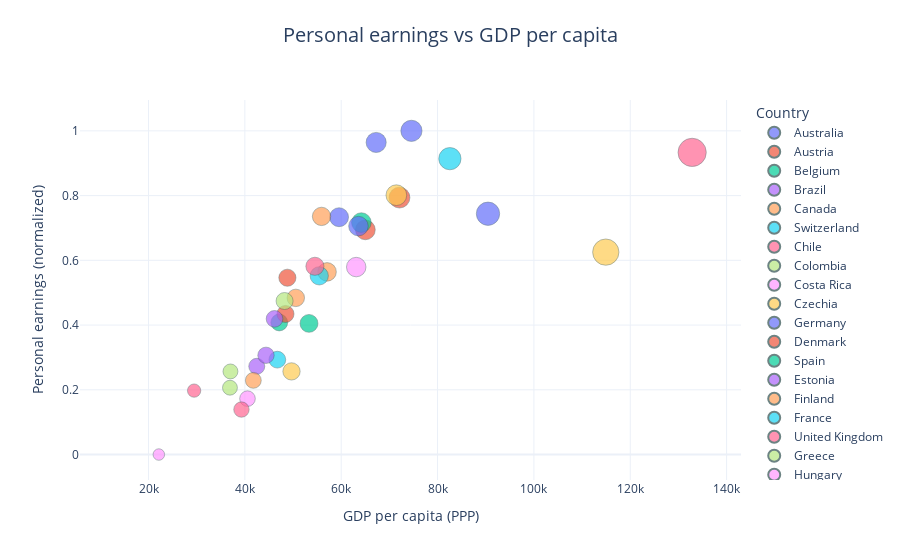

Notebook code for this chart:
### Code cell
px.scatter(avgind, x='gdp', y='norm_Personal earnings', size='gdp', color='country_name_g',
           hover_name=avgind.index, title='Personal earnings vs GDP per capita',
           labels={'norm_Personal earnings': 'Personal earnings (normalized)', 'gdp': 'GDP per capita (PPP)'},
           color_continuous_scale=px.colors.sequential.Plasma,
           template='plotly_white').update_traces(marker=dict(line=dict(width=0.5, color='DarkSlateGrey'))).update_layout(
    xaxis_title='GDP per capita (PPP)',
    yaxis_title='Personal earnings (normalized)',
    legend_title='Country',
    title_x=0.5,
    title_y=0.95,
    title_font=dict(size=20),
    font=dict(size=12)
).show()

### Figure 1 — Plotly figure (JSON) as saved in the notebook; plotly's stock layout.template omitted (floating-point values rounded to 4 significant figures)
{"data": [{"hovertemplate": "<b>%{hovertext}</b><br><br>country_name_g=Australia<br>GDP per capita (PPP)=%{marker.size}<br>Personal earnings (normalized)=%{y}<extra></extra>", "hovertext": ["AUS"], "legendgroup": "Australia", "marker": {"color": "#636efa", "line": {"color": "DarkSlateGrey", "width": 0.5}, "size": [59550.0], "sizemode": "area", "sizeref": 332.1, "symbol": "circle"}, "mode": "markers", "name": "Australia", "orientation": "v", "showlegend": true, "type": "scatter", "x": [59550.0], "xaxis": "x", "y": [0.7332], "yaxis": "y"}, {"hovertemplate": "<b>%{hovertext}</b><br><br>country_name_g=Austria<br>GDP per capita (PPP)=%{marker.size}<br>Personal earnings (normalized)=%{y}<extra></extra>", "hovertext": ["AUT"], "legendgroup": "Austria", "marker": {"color": "#EF553B", "line": {"color": "DarkSlateGrey", "width": 0.5}, "size": [65020.0], "sizemode": "area", "sizeref": 332.1, "symbol": "circle"}, "mode": "markers", "name": "Austria", "orientation": "v", "showlegend": true, "type": "scatter", "x": [65020.0], "xaxis": "x", "y": [0.6941], "yaxis": "y"}, {"hovertemplate": "<b>%{hovertext}</b><br><br>country_name_g=Belgium<br>GDP per capita (PPP)=%{marker.size}<br>Personal earnings (normalized)=%{y}<extra></extra>", "hovertext": ["BEL"], "legendgroup": "Belgium", "marker": {"color": "#00cc96", "line": {"color": "DarkSlateGrey", "width": 0.5}, "size": [64190.0], "sizemode": "area", "sizeref": 332.1, "symbol": "circle"}, "mode": "markers", "name": "Belgium", "orientation": "v", "showlegend": true, "type": "scatter", "x": [64190.0], "xaxis": "x", "y": [0.7166], "yaxis": "y"}, {"hovertemplate": "<b>%{hovertext}</b><br><br>country_name_g=Brazil<br>GDP per capita (PPP)=%{marker.size}<br>Personal earnings (normalized)=%{y}<extra></extra>", "hovertext": ["BRA"], "legendgroup": "Brazil", "marker": {"color": "#ab63fa", "line": {"color": "DarkSlateGrey", "width": 0.5}, "size": [19020.0], "sizemode": "area", "sizeref": 332.1, "symbol": "circle"}, "mode": "markers", "name": "Brazil", "orientation": "v", "showlegend": true, "type": "scatter", "x": [19020.0], "xaxis": "x", "y": [NaN], "yaxis": "y"}, {"hovertemplate": "<b>%{hovertext}</b><br><br>country_name_g=Canada<br>GDP per capita (PPP)=%{marker.size}<br>Personal earnings (normalized)=%{y}<extra></extra>", "hovertext": ["CAN"], "legendgroup": "Canada", "marker": {"color": "#FFA15A", "line": {"color": "DarkSlateGrey", "width": 0.5}, "size": [55920.0], "sizemode": "area", "sizeref": 332.1, "symbol": "circle"}, "mode": "markers", "name": "Canada", "orientation": "v", "showlegend": true, "type": "scatter", "x": [55920.0], "xaxis": "x", "y": [0.7357], "yaxis": "y"}, {"hovertemplate": "<b>%{hovertext}</b><br><br>country_name_g=Switzerland<br>GDP per capita (PPP)=%{marker.size}<br>Personal earnings (normalized)=%{y}<extra></extra>", "hovertext": ["CHE"], "legendgroup": "Switzerland", "marker": {"color": "#19d3f3", "line": {"color": "DarkSlateGrey", "width": 0.5}, "size": [82560.0], "sizemode": "area", "sizeref": 332.1, "symbol": "circle"}, "mode": "markers", "name": "Switzerland", "orientation": "v", "showlegend": true, "type": "scatter", "x": [82560.0], "xaxis": "x", "y": [0.9141], "yaxis": "y"}, {"hovertemplate": "<b>%{hovertext}</b><br><br>country_name_g=Chile<br>GDP per capita (PPP)=%{marker.size}<br>Personal earnings (normalized)=%{y}<extra></extra>", "hovertext": ["CHL"], "legendgroup": "Chile", "marker": {"color": "#FF6692", "line": {"color": "DarkSlateGrey", "width": 0.5}, "size": [29460.0], "sizemode": "area", "sizeref": 332.1, "symbol": "circle"}, "mode": "markers", "name": "Chile", "orientation": "v", "showlegend": true, "type": "scatter", "x": [29460.0], "xaxis": "x", "y": [0.1975], "yaxis": "y"}, {"hovertemplate": "<b>%{hovertext}</b><br><br>country_name_g=Colombia<br>GDP per capita (PPP)=%{marker.size}<br>Personal earnings (normalized)=%{y}<extra></extra>", "hovertext": ["COL"], "legendgroup": "Colombia", "marker": {"color": "#B6E880", "line": {"color": "DarkSlateGrey", "width": 0.5}, "size": [18690.0], "sizemode": "area", "sizeref": 332.1, "symbol": "circle"}, "mode": "markers", "name": "Colombia", "orientation": "v", "showlegend": true, "type": "scatter", "x": [18690.0], "xaxis": "x", "y": [NaN], "yaxis": "y"}, {"hovertemplate": "<b>%{hovertext}</b><br><br>country_name_g=Costa Rica<br>GDP per capita (PPP)=%{marker.size}<br>Personal earnings (normalized)=%{y}<extra></extra>", "hovertext": ["CRI"], "legendgroup": "Costa Rica", "marker": {"color": "#FF97FF", "line": {"color": "DarkSlateGrey", "width": 0.5}, "size": [26290.0], "sizemode": "area", "sizeref": 332.1, "symbol": "circle"}, "mode": "markers", "name": "Costa Rica", "orientation": "v", "showlegend": true, "type": "scatter", "x": [26290.0], "xaxis": "x", "y": [NaN], "yaxis": "y"}, {"hovertemplate": "<b>%{hovertext}</b><br><br>country_name_g=Czechia<br>GDP per capita (PPP)=%{marker.size}<br>Personal earnings (normalized)=%{y}<extra></extra>", "hovertext": ["CZE"], "legendgroup": "Czechia", "marker": {"color": "#FECB52", "line": {"color": "DarkSlateGrey", "width": 0.5}, "size": [49680.0], "sizemode": "area", "sizeref": 332.1, "symbol": "circle"}, "mode": "markers", "name": "Czechia", "orientation": "v", "showlegend": true, "type": "scatter", "x": [49680.0], "xaxis": "x", "y": [0.2569], "yaxis": "y"}, {"hovertemplate": "<b>%{hovertext}</b><br><br>country_name_g=Germany<br>GDP per capita (PPP)=%{marker.size}<br>Personal earnings (normalized)=%{y}<extra></extra>", "hovertext": ["DEU"], "legendgroup": "Germany", "marker": {"color": "#636efa", "line": {"color": "DarkSlateGrey", "width": 0.5}, "size": [63580.0], "sizemode": "area", "sizeref": 332.1, "symbol": "circle"}, "mode": "markers", "name": "Germany", "orientation": "v", "showlegend": true, "type": "scatter", "x": [63580.0], "xaxis": "x", "y": [0.7057], "yaxis": "y"}, {"hovertemplate": "<b>%{hovertext}</b><br><br>country_name_g=Denmark<br>GDP per capita (PPP)=%{marker.size}<br>Personal earnings (normalized)=%{y}<extra></extra>", "hovertext": ["DNK"], "legendgroup": "Denmark", "marker": {"color": "#EF553B", "line": {"color": "DarkSlateGrey", "width": 0.5}, "size": [72100.0], "sizemode": "area", "sizeref": 332.1, "symbol": "circle"}, "mode": "markers", "name": "Denmark", "orientation": "v", "showlegend": true, "type": "scatter", "x": [72100.0], "xaxis": "x", "y": [0.7938], "yaxis": "y"}, {"hovertemplate": "<b>%{hovertext}</b><br><br>country_name_g=Spain<br>GDP per capita (PPP)=%{marker.size}<br>Personal earnings (normalized)=%{y}<extra></extra>", "hovertext": ["ESP"], "legendgroup": "Spain", "marker": {"color": "#00cc96", "line": {"color": "DarkSlateGrey", "width": 0.5}, "size": [47140.0], "sizemode": "area", "sizeref": 332.1, "symbol": "circle"}, "mode": "markers", "name": "Spain", "orientation": "v", "showlegend": true, "type": "scatter", "x": [47140.0], "xaxis": "x", "y": [0.408], "yaxis": "y"}, {"hovertemplate": "<b>%{hovertext}</b><br><br>country_name_g=Estonia<br>GDP per capita (PPP)=%{marker.size}<br>Personal earnings (normalized)=%{y}<extra></extra>", "hovertext": ["EST"], "legendgroup": "Estonia", "marker": {"color": "#ab63fa", "line": {"color": "DarkSlateGrey", "width": 0.5}, "size": [42470.0], "sizemode": "area", "sizeref": 332.1, "symbol": "circle"}, "mode": "markers", "name": "Estonia", "orientation": "v", "showlegend": true, "type": "scatter", "x": [42470.0], "xaxis": "x", "y": [0.2726], "yaxis": "y"}, {"hovertemplate": "<b>%{hovertext}</b><br><br>country_name_g=Finland<br>GDP per capita (PPP)=%{marker.size}<br>Personal earnings (normalized)=%{y}<extra></extra>", "hovertext": ["FIN"], "legendgroup": "Finland", "marker": {"color": "#FFA15A", "line": {"color": "DarkSlateGrey", "width": 0.5}, "size": [57060.0], "sizemode": "area", "sizeref": 332.1, "symbol": "circle"}, "mode": "markers", "name": "Finland", "orientation": "v", "showlegend": true, "type": "scatter", "x": [57060.0], "xaxis": "x", "y": [0.5643], "yaxis": "y"}, {"hovertemplate": "<b>%{hovertext}</b><br><br>country_name_g=France<br>GDP per capita (PPP)=%{marker.size}<br>Personal earnings (normalized)=%{y}<extra></extra>", "hovertext": ["FRA"], "legendgroup": "France", "marker": {"color": "#19d3f3", "line": {"color": "DarkSlateGrey", "width": 0.5}, "size": [55440.0], "sizemode": "area", "sizeref": 332.1, "symbol": "circle"}, "mode": "markers", "name": "France", "orientation": "v", "showlegend": true, "type": "scatter", "x": [55440.0], "xaxis": "x", "y": [0.5521], "yaxis": "y"}, {"hovertemplate": "<b>%{hovertext}</b><br><br>country_name_g=United Kingdom<br>GDP per capita (PPP)=%{marker.size}<br>Personal earnings (normalized)=%{y}<extra></extra>", "hovertext": ["GBR"], "legendgroup": "United Kingdom", "marker": {"color": "#FF6692", "line": {"color": "DarkSlateGrey", "width": 0.5}, "size": [54540.0], "sizemode": "area", "sizeref": 332.1, "symbol": "circle"}, "mode": "markers", "name": "United Kingdom", "orientation": "v", "showlegend": true, "type": "scatter", "x": [54540.0], "xaxis": "x", "y": [0.5816], "yaxis": "y"}, {"hovertemplate": "<b>%{hovertext}</b><br><br>country_name_g=Greece<br>GDP per capita (PPP)=%{marker.size}<br>Personal earnings (normalized)=%{y}<extra></extra>", "hovertext": ["GRC"], "legendgroup": "Greece", "marker": {"color": "#B6E880", "line": {"color": "DarkSlateGrey", "width": 0.5}, "size": [36910.0], "sizemode": "area", "sizeref": 332.1, "symbol": "circle"}, "mode": "markers", "name": "Greece", "orientation": "v", "showlegend": true, "type": "scatter", "x": [36910.0], "xaxis": "x", "y": [0.2065], "yaxis": "y"}, {"hovertemplate": "<b>%{hovertext}</b><br><br>country_name_g=Hungary<br>GDP per capita (PPP)=%{marker.size}<br>Personal earnings (normalized)=%{y}<extra></extra>", "hovertext": ["HUN"], "legendgroup": "Hungary", "marker": {"color": "#FF97FF", "line": {"color": "DarkSlateGrey", "width": 0.5}, "size": [40540.0], "sizemode": "area", "sizeref": 332.1, "symbol": "circle"}, "mode": "markers", "name": "Hungary", "orientation": "v", "showlegend": true, "type": "scatter", "x": [40540.0], "xaxis": "x", "y": [0.1727], "yaxis": "y"}, {"hovertemplate": "<b>%{hovertext}</b><br><br>country_name_g=Ireland<br>GDP per capita (PPP)=%{marker.size}<br>Personal earnings (normalized)=%{y}<extra></extra>", "hovertext": ["IRL"], "legendgroup": "Ireland", "marker": {"color": "#FECB52", "line": {"color": "DarkSlateGrey", "width": 0.5}, "size": [114900.0], "sizemode": "area", "sizeref": 332.1, "symbol": "circle"}, "mode": "markers", "name": "Ireland", "orientation": "v", "showlegend": true, "type": "scatter", "x": [114900.0], "xaxis": "x", "y": [0.6253], "yaxis": "y"}, {"hovertemplate": "<b>%{hovertext}</b><br><br>country_name_g=Iceland<br>GDP per capita (PPP)=%{marker.size}<br>Personal earnings (normalized)=%{y}<extra></extra>", "hovertext": ["ISL"], "legendgroup": "Iceland", "marker": {"color": "#636efa", "line": {"color": "DarkSlateGrey", "width": 0.5}, "size": [67260.0], "sizemode": "area", "sizeref": 332.1, "symbol": "circle"}, "mode": "markers", "name": "Iceland", "orientation": "v", "showlegend": true, "type": "scatter", "x": [67260.0], "xaxis": "x", "y": [0.9642], "yaxis": "y"}, {"hovertemplate": "<b>%{hovertext}</b><br><br>country_name_g=Israel<br>GDP per capita (PPP)=%{marker.size}<br>Personal earnings (normalized)=%{y}<extra></extra>", "hovertext": ["ISR"], "legendgroup": "Israel", "marker": {"color": "#EF553B", "line": {"color": "DarkSlateGrey", "width": 0.5}, "size": [48430.0], "sizemode": "area", "sizeref": 332.1, "symbol": "circle"}, "mode": "markers", "name": "Israel", "orientation": "v", "showlegend": true, "type": "scatter", "x": [48430.0], "xaxis": "x", "y": [0.4344], "yaxis": "y"}, {"hovertemplate": "<b>%{hovertext}</b><br><br>country_name_g=Italy<br>GDP per capita (PPP)=%{marker.size}<br>Personal earnings (normalized)=%{y}<extra></extra>", "hovertext": ["ITA"], "legendgroup": "Italy", "marker": {"color": "#00cc96", "line": {"color": "DarkSlateGrey", "width": 0.5}, "size": [53310.0], "sizemode": "area", "sizeref": 332.1, "symbol": "circle"}, "mode": "markers", "name": "Italy", "orientation": "v", "showlegend": true, "type": "scatter", "x": [53310.0], "xaxis": "x", "y": [0.4052], "yaxis": "y"}, {"hovertemplate": "<b>%{hovertext}</b><br><br>country_name_g=Japan<br>GDP per capita (PPP)=%{marker.size}<br>Personal earnings (normalized)=%{y}<extra></extra>", "hovertext": ["JPN"], "legendgroup": "Japan", "marker": {"color": "#ab63fa", "line": {"color": "DarkSlateGrey", "width": 0.5}, "size": [46160.0], "sizemode": "area", "sizeref": 332.1, "symbol": "circle"}, "mode": "markers", "name": "Japan", "orientation": "v", "showlegend": true, "type": "scatter", "x": [46160.0], "xaxis": "x", "y": [0.4192], "yaxis": "y"}, {"hovertemplate": "<b>%{hovertext}</b><br><br>country_name_g=South Korea<br>GDP per capita (PPP)=%{marker.size}<br>Personal earnings (normalized)=%{y}<extra></extra>", "hovertext": ["KOR"], "legendgroup": "South Korea", "marker": {"color": "#FFA15A", "line": {"color": "DarkSlateGrey", "width": 0.5}, "size": [50570.0], "sizemode": "area", "sizeref": 332.1, "symbol": "circle"}, "mode": "markers", "name": "South Korea", "orientation": "v", "showlegend": true, "type": "scatter", "x": [50570.0], "xaxis": "x", "y": [0.484], "yaxis": "y"}, {"hovertemplate": "<b>%{hovertext}</b><br><br>country_name_g=Lithuania<br>GDP per capita (PPP)=%{marker.size}<br>Personal earnings (normalized)=%{y}<extra></extra>", "hovertext": ["LTU"], "legendgroup": "Lithuania", "marker": {"color": "#19d3f3", "line": {"color": "DarkSlateGrey", "width": 0.5}, "size": [46740.0], "sizemode": "area", "sizeref": 332.1, "symbol": "circle"}, "mode": "markers", "name": "Lithuania", "orientation": "v", "showlegend": true, "type": "scatter", "x": [46740.0], "xaxis": "x", "y": [0.2931], "yaxis": "y"}, {"hovertemplate": "<b>%{hovertext}</b><br><br>country_name_g=Luxembourg<br>GDP per capita (PPP)=%{marker.size}<br>Personal earnings (normalized)=%{y}<extra></extra>", "hovertext": ["LUX"], "legendgroup": "Luxembourg", "marker": {"color": "#FF6692", "line": {"color": "DarkSlateGrey", "width": 0.5}, "size": [132800.0], "sizemode": "area", "sizeref": 332.1, "symbol": "circle"}, "mode": "markers", "name": "Luxembourg", "orientation": "v", "showlegend": true, "type": "scatter", "x": [132800.0], "xaxis": "x", "y": [0.9334], "yaxis": "y"}, {"hovertemplate": "<b>%{hovertext}</b><br><br>country_name_g=Latvia<br>GDP per capita (PPP)=%{marker.size}<br>Personal earnings (normalized)=%{y}<extra></extra>", "hovertext": ["LVA"], "legendgroup": "Latvia", "marker": {"color": "#B6E880", "line": {"color": "DarkSlateGrey", "width": 0.5}, "size": [37010.0], "sizemode": "area", "sizeref": 332.1, "symbol": "circle"}, "mode": "markers", "name": "Latvia", "orientation": "v", "showlegend": true, "type": "scatter", "x": [37010.0], "xaxis": "x", "y": [0.2567], "yaxis": "y"}, {"hovertemplate": "<b>%{hovertext}</b><br><br>country_name_g=Mexico<br>GDP per capita (PPP)=%{marker.size}<br>Personal earnings (normalized)=%{y}<extra></extra>", "hovertext": ["MEX"], "legendgroup": "Mexico", "marker": {"color": "#FF97FF", "line": {"color": "DarkSlateGrey", "width": 0.5}, "size": [22140.0], "sizemode": "area", "sizeref": 332.1, "symbol": "circle"}, "mode": "markers", "name": "Mexico", "orientation": "v", "showlegend": true, "type": "scatter", "x": [22140.0], "xaxis": "x", "y": [0.0], "yaxis": "y"}, {"hovertemplate": "<b>%{hovertext}</b><br><br>country_name_g=Netherlands<br>GDP per capita (PPP)=%{marker.size}<br>Personal earnings (normalized)=%{y}<extra></extra>", "hovertext": ["NLD"], "legendgroup": "Netherlands", "marker": {"color": "#FECB52", "line": {"color": "DarkSlateGrey", "width": 0.5}, "size": [71450.0], "sizemode": "area", "sizeref": 332.1, "symbol": "circle"}, "mode": "markers", "name": "Netherlands", "orientation": "v", "showlegend": true, "type": "scatter", "x": [71450.0], "xaxis": "x", "y": [0.8013], "yaxis": "y"}, {"hovertemplate": "<b>%{hovertext}</b><br><br>country_name_g=Norway<br>GDP per capita (PPP)=%{marker.size}<br>Personal earnings (normalized)=%{y}<extra></extra>", "hovertext": ["NOR"], "legendgroup": "Norway", "marker": {"color": "#636efa", "line": {"color": "DarkSlateGrey", "width": 0.5}, "size": [90470.0], "sizemode": "area", "sizeref": 332.1, "symbol": "circle"}, "mode": "markers", "name": "Norway", "orientation": "v", "showlegend": true, "type": "scatter", "x": [90470.0], "xaxis": "x", "y": [0.744], "yaxis": "y"}, {"hovertemplate": "<b>%{hovertext}</b><br><br>country_name_g=New Zealand<br>GDP per capita (PPP)=%{marker.size}<br>Personal earnings (normalized)=%{y}<extra></extra>", "hovertext": ["NZL"], "legendgroup": "New Zealand", "marker": {"color": "#EF553B", "line": {"color": "DarkSlateGrey", "width": 0.5}, "size": [48830.0], "sizemode": "area", "sizeref": 332.1, "symbol": "circle"}, "mode": "markers", "name": "New Zealand", "orientation": "v", "showlegend": true, "type": "scatter", "x": [48830.0], "xaxis": "x", "y": [0.5462], "yaxis": "y"}, {"hovertemplate": "<b>%{hovertext}</b><br><br>country_name_g=Poland<br>GDP per capita (PPP)=%{marker.size}<br>Personal earnings (normalized)=%{y}<extra></extra>", "hovertext": ["POL"], "legendgroup": "Poland", "marker": {"color": "#ab63fa", "line": {"color": "DarkSlateGrey", "width": 0.5}, "size": [44380.0], "sizemode": "area", "sizeref": 332.1, "symbol": "circle"}, "mode": "markers", "name": "Poland", "orientation": "v", "showlegend": true, "type": "scatter", "x": [44380.0], "xaxis": "x", "y": [0.3066], "yaxis": "y"}, {"hovertemplate": "<b>%{hovertext}</b><br><br>country_name_g=Portugal<br>GDP per capita (PPP)=%{marker.size}<br>Personal earnings (normalized)=%{y}<extra></extra>", "hovertext": ["PRT"], "legendgroup": "Portugal", "marker": {"color": "#FFA15A", "line": {"color": "DarkSlateGrey", "width": 0.5}, "size": [41760.0], "sizemode": "area", "sizeref": 332.1, "symbol": "circle"}, "mode": "markers", "name": "Portugal", "orientation": "v", "showlegend": true, "type": "scatter", "x": [41760.0], "xaxis": "x", "y": [0.2291], "yaxis": "y"}, {"hovertemplate": "<b>%{hovertext}</b><br><br>country_name_g=Russia<br>GDP per capita (PPP)=%{marker.size}<br>Personal earnings (normalized)=%{y}<extra></extra>", "hovertext": ["RUS"], "legendgroup": "Russia", "marker": {"color": "#19d3f3", "line": {"color": "DarkSlateGrey", "width": 0.5}, "size": [39750.0], "sizemode": "area", "sizeref": 332.1, "symbol": "circle"}, "mode": "markers", "name": "Russia", "orientation": "v", "showlegend": true, "type": "scatter", "x": [39750.0], "xaxis": "x", "y": [NaN], "yaxis": "y"}, {"hovertemplate": "<b>%{hovertext}</b><br><br>country_name_g=Slovakia<br>GDP per capita (PPP)=%{marker.size}<br>Personal earnings (normalized)=%{y}<extra></extra>", "hovertext": ["SVK"], "legendgroup": "Slovakia", "marker": {"color": "#FF6692", "line": {"color": "DarkSlateGrey", "width": 0.5}, "size": [39290.0], "sizemode": "area", "sizeref": 332.1, "symbol": "circle"}, "mode": "markers", "name": "Slovakia", "orientation": "v", "showlegend": true, "type": "scatter", "x": [39290.0], "xaxis": "x", "y": [0.139], "yaxis": "y"}, {"hovertemplate": "<b>%{hovertext}</b><br><br>country_name_g=Slovenia<br>GDP per capita (PPP)=%{marker.size}<br>Personal earnings (normalized)=%{y}<extra></extra>", "hovertext": ["SVN"], "legendgroup": "Slovenia", "marker": {"color": "#B6E880", "line": {"color": "DarkSlateGrey", "width": 0.5}, "size": [48240.0], "sizemode": "area", "sizeref": 332.1, "symbol": "circle"}, "mode": "markers", "name": "Slovenia", "orientation": "v", "showlegend": true, "type": "scatter", "x": [48240.0], "xaxis": "x", "y": [0.4743], "yaxis": "y"}, {"hovertemplate": "<b>%{hovertext}</b><br><br>country_name_g=Sweden<br>GDP per capita (PPP)=%{marker.size}<br>Personal earnings (normalized)=%{y}<extra></extra>", "hovertext": ["SWE"], "legendgroup": "Sweden", "marker": {"color": "#FF97FF", "line": {"color": "DarkSlateGrey", "width": 0.5}, "size": [63110.0], "sizemode": "area", "sizeref": 332.1, "symbol": "circle"}, "mode": "markers", "name": "Sweden", "orientation": "v", "showlegend": true, "type": "scatter", "x": [63110.0], "xaxis": "x", "y": [0.5792], "yaxis": "y"}, {"hovertemplate": "<b>%{hovertext}</b><br><br>country_name_g=Turkey<br>GDP per capita (PPP)=%{marker.size}<br>Personal earnings (normalized)=%{y}<extra></extra>", "hovertext": ["TUR"], "legendgroup": "Turkey", "marker": {"color": "#FECB52", "line": {"color": "DarkSlateGrey", "width": 0.5}, "size": [34610.0], "sizemode": "area", "sizeref": 332.1, "symbol": "circle"}, "mode": "markers", "name": "Turkey", "orientation": "v", "showlegend": true, "type": "scatter", "x": [34610.0], "xaxis": "x", "y": [NaN], "yaxis": "y"}, {"hovertemplate": "<b>%{hovertext}</b><br><br>country_name_g=United States<br>GDP per capita (PPP)=%{marker.size}<br>Personal earnings (normalized)=%{y}<extra></extra>", "hovertext": ["USA"], "legendgroup": "United States", "marker": {"color": "#636efa", "line": {"color": "DarkSlateGrey", "width": 0.5}, "size": [74580.0], "sizemode": "area", "sizeref": 332.1, "symbol": "circle"}, "mode": "markers", "name": "United States", "orientation": "v", "showlegend": true, "type": "scatter", "x": [74580.0], "xaxis": "x", "y": [1.0], "yaxis": "y"}, {"hovertemplate": "<b>%{hovertext}</b><br><br>country_name_g=South Africa<br>GDP per capita (PPP)=%{marker.size}<br>Personal earnings (normalized)=%{y}<extra></extra>", "hovertext": ["ZAF"], "legendgroup": "South Africa", "marker": {"color": "#EF553B", "line": {"color": "DarkSlateGrey", "width": 0.5}, "size": [13690.0], "sizemode": "area", "sizeref": 332.1, "symbol": "circle"}, "mode": "markers", "name": "South Africa", "orientation": "v", "showlegend": true, "type": "scatter", "x": [13690.0], "xaxis": "x", "y": [NaN], "yaxis": "y"}], "layout": {"font": {"size": 12}, "legend": {"itemsizing": "constant", "title": {"text": "Country"}, "tracegroupgap": 0}, "title": {"font": {"size": 20}, "text": "Personal earnings vs GDP per capita", "x": 0.5, "y": 0.95}, "xaxis": {"anchor": "y", "domain": [0, 1], "title": {"text": "GDP per capita (PPP)"}}, "yaxis": {"anchor": "x", "domain": [0, 1], "title": {"text": "Personal earnings (normalized)"}}}}
